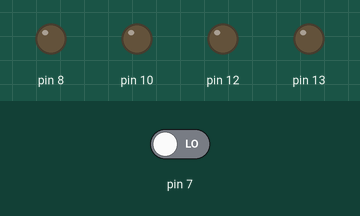
The sketch below on a simulated Arduino Uno, built with avr-gcc and run on an emulated ATmega328P. Parts: output pins drawn as LEDs (lit = HIGH). The test bench sets the inputs (shaded band); at power-on: pin 7 LOW.

Above: at 1.2 s.
1.3 s: pin 7 driven HIGH
At 2.0 s:
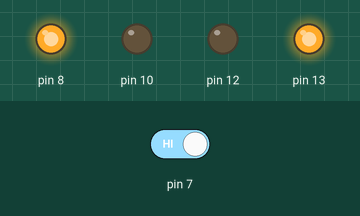
2.8 s: pin 7 driven LOW
At 3.2 s:
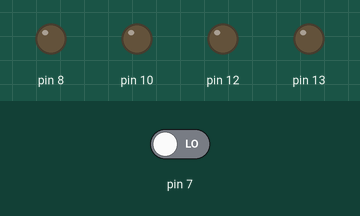
Timing chart, 0 to 5.8 s (numbered marks = the images above; inputs shaded):
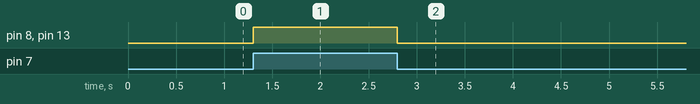

The sketch:

task2_directionchangeOfMotor.ino
```cpp
void setup() {
  pinMode(13,OUTPUT);
  pinMode(12,OUTPUT);
  pinMode(7,INPUT);
  pinMode(10,OUTPUT);
  pinMode(8,OUTPUT);
  pinMode(5,INPUT);

}

void loop() {

if(digitalRead(7)==1)
  {
    digitalWrite(13,HIGH);
    digitalWrite(8,HIGH);
    digitalWrite(12,LOW);
    digitalWrite(10,LOW);
  }
  if(digitalRead(7)!=1)
  {
    digitalWrite(13,LOW);
    digitalWrite(8,LOW);
    digitalWrite(12,LOW);
    digitalWrite(10,LOW);
  }

}
```

Measured:
- after the input at 1.3 s, pin 8, pin 13: LOW → HIGH at once
- after the input at 2.8 s, pin 8, pin 13: HIGH → LOW at once
